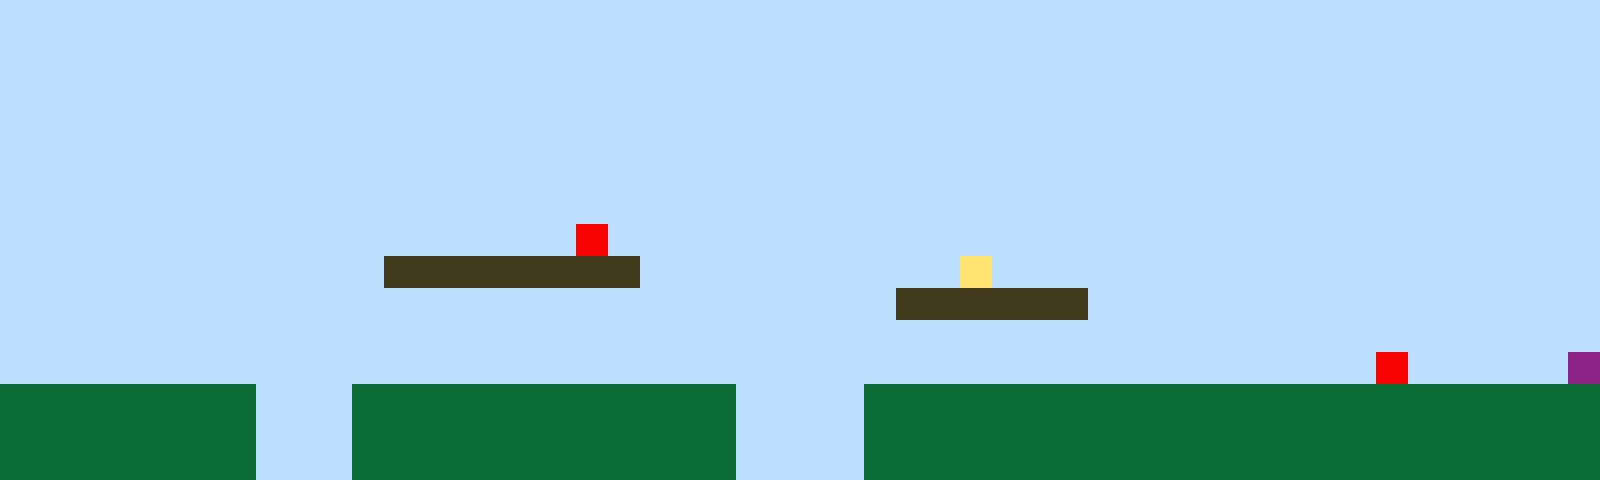

A level layout from a 2D game, rendered from its tile map. Below: a short description, then the map file with its tile-grid data intact:
An orthogonal 50x15 tile map with 32x32 px tiles, 1 tile layer (Tile Layer 1).

<map version="1.10" tiledversion="1.11.2" orientation="orthogonal" renderorder="right-up" width="50" height="15" tilewidth="32" tileheight="32" infinite="0" nextlayerid="2" nextobjectid="1"><editorsettings><export target="map1.csv" format="csv" /></editorsettings><tileset firstgid="1" name="sprites" tilewidth="32" tileheight="32" tilecount="6" columns="3"><image source="sprites.png" width="96" height="64" /></tileset><layer id="1" name="Tile Layer 1" width="50" height="15"><data encoding="csv">1,1,1,1,1,1,1,1,1,1,1,1,1,1,1,1,1,1,1,1,1,1,1,1,1,1,1,1,1,1,1,1,1,1,1,1,1,1,1,1,1,1,1,1,1,1,1,1,1,1,1,1,1,1,1,1,1,1,1,1,1,1,1,1,1,1,1,1,1,1,1,1,1,1,1,1,1,1,1,1,1,1,1,1,1,1,1,1,1,1,1,1,1,1,1,1,1,1,1,1,1,1,1,1,1,1,1,1,1,1,1,1,1,1,1,1,1,1,1,1,1,1,1,1,1,1,1,1,1,1,1,1,1,1,1,1,1,1,1,1,1,1,1,1,1,1,1,1,1,1,1,1,1,1,1,1,1,1,1,1,1,1,1,1,1,1,1,1,1,1,1,1,1,1,1,1,1,1,1,1,1,1,1,1,1,1,1,1,1,1,1,1,1,1,1,1,1,1,1,1,1,1,1,1,1,1,1,1,1,1,1,1,1,1,1,1,1,1,1,1,1,1,1,1,1,1,1,1,1,1,1,1,1,1,1,1,1,1,1,1,1,1,1,1,1,1,1,1,1,1,1,1,1,1,1,1,1,1,1,1,1,1,1,1,1,1,1,1,1,1,1,1,1,1,1,1,1,1,1,1,1,1,1,1,1,1,1,1,1,1,1,1,1,1,1,1,1,1,1,1,1,1,1,1,1,1,1,1,1,1,1,1,1,1,1,1,1,1,1,1,1,1,1,1,1,1,1,1,1,1,1,1,1,1,1,1,1,1,1,1,1,1,1,1,1,1,1,1,1,1,1,1,1,1,1,1,1,1,1,1,1,1,1,1,1,1,1,1,5,1,1,1,1,1,1,1,1,1,1,1,1,1,1,1,1,1,1,1,1,1,1,1,1,1,1,1,1,1,1,1,1,1,1,1,1,1,1,1,1,1,1,1,3,3,3,3,3,3,3,3,1,1,1,1,1,1,1,1,1,1,4,1,1,1,1,1,1,1,1,1,1,1,1,1,1,1,1,1,1,1,1,1,1,1,1,1,1,1,1,1,1,1,1,1,1,1,1,1,1,1,1,1,1,1,1,1,1,1,3,3,3,3,3,3,1,1,1,1,1,1,1,1,1,1,1,1,1,1,1,1,1,1,1,1,1,1,1,1,1,1,1,1,1,1,1,1,1,1,1,1,1,1,1,1,1,1,1,1,1,1,1,1,1,1,1,1,1,1,1,1,1,1,1,1,1,1,1,1,1,1,1,1,1,1,1,1,1,1,1,1,1,1,1,1,1,1,1,1,1,1,1,1,1,1,1,1,1,1,1,1,1,1,1,1,1,1,1,1,1,1,1,1,1,5,1,1,1,1,1,6,2,2,2,2,2,2,2,2,1,1,1,2,2,2,2,2,2,2,2,2,2,2,2,1,1,1,1,2,2,2,2,2,2,2,2,2,2,2,2,2,2,2,2,2,2,2,2,2,2,2,2,2,2,2,2,2,2,2,1,1,1,2,2,2,2,2,2,2,2,2,2,2,2,1,1,1,1,2,2,2,2,2,2,2,2,2,2,2,2,2,2,2,2,2,2,2,2,2,2,2,2,2,2,2,2,2,2,2,1,1,1,2,2,2,2,2,2,2,2,2,2,2,2,1,1,1,1,2,2,2,2,2,2,2,2,2,2,2,2,2,2,2,2,2,2,2,2,2,2,2</data></layer></map>
